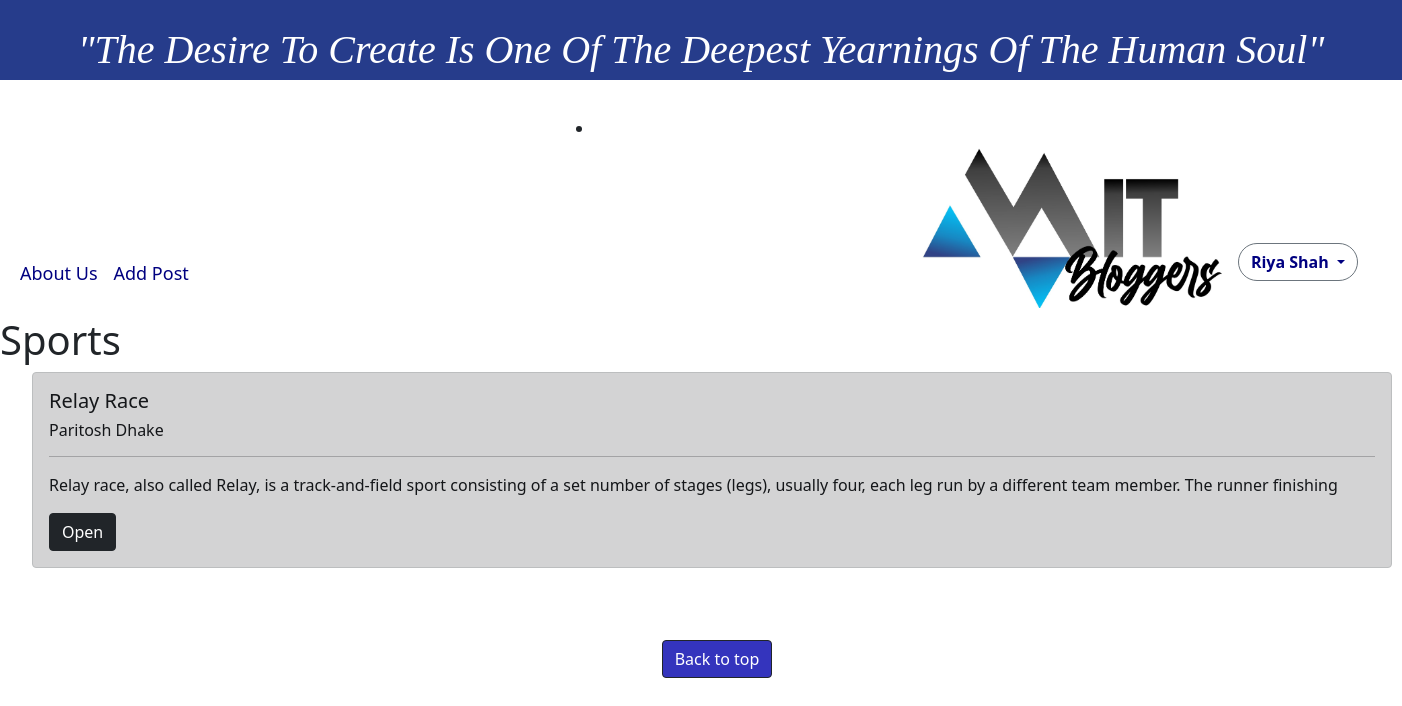
/category/Sports/ (signed in), run on the app's committed database.
### home/models.py (models this page shows, shortened)
class Category(models.Model):
    name = models.CharField(max_length=225)

class Post(models.Model):
    title = models.CharField(max_length=225)
    author = models.ForeignKey(User,on_delete=models.CASCADE)
    category = models.ForeignKey(Category, on_delete=models.SET_NULL,null = True)
    body = FroalaField(blank=True, null=True)
    post_date = models.DateField(auto_now_add=True)
    likes = models.ManyToManyField(User, related_name='blog_posts')
    header_image = models.ImageField(null = True, blank = True, upload_to = "images/")

### home/views.py (the view)
# urls.py: path('category/<str:cats>/',CategoryView,name = 'category'),
def CategoryView(request,cats):
    category = Category.objects.filter(name = cats).first()
    if(category):
        post = category.post_set.all()
        return render(request,'categories.html',{'cats':cats ,'category_posts' : post })
    return HttpResponse('Invalid Tag')

### templates/categories.html (shortened to what this page needs)
{% extends 'base.html' %} {% block body %}
<h1>{{cats}}</h1>
<ul>
    {% for post in category_posts %}
    <div class="card alert-dark" id="card">
        <div class="card-body">
            <h5 class="card-title">{{post.title}} <br>
                <h6> {{post.author.first_name}} {{post.author.last_name}}</h6>
            </h5>
            <hr>
            <p class="card-text">{{post.body|slice:'182'|safe}}</p>
            <a href="{% url 'detail' post.pk %}" class="btn btn-dark">Open</a>
        </div>
    </div>
    <br> {% endfor%}
    <br><br>
    <center>
        <p class="btn btn-dark" style="background-color: rgb(52, 52, 189);">
            <a style="color: white; text-decoration: none;" href="#">Back to top</a>
        </p>
    </center>
    {% endblock body %}

### templates/base.html (shortened to what this page needs)
<!DOCTYPE html>
<html lang="en">
<head>
    {% load static %}
    <link rel="stylesheet" href="{% static 'landingpage.css'%}">
    <link href="https://cdn.jsdelivr.net/npm/bootstrap@5.0.0-beta3/dist/css/bootstrap.min.css" rel="stylesheet" />
</head>
<body id="body">
    <div style="background-color: white; padding-bottom:20px; margin: 0px">
        <center>
            <p class="quote" style="color: white;
        text-transform: capitalize;
        font-size: 40px;
        font-style: italic;
        background: #263c8b;
        padding-top: 20px;
        ">"The desire to create is one of the deepest yearnings of the human soul"</p>
        </center>
    </div>
    {% if user.is_authenticated%}
    <nav class="navbar navbar-expand-lg " style="background-color: white; margin:0; padding: 0;">
        <div class="container-fluid">
            <div class="collapse navbar-collapse" id="navbarSupportedContent">
                <ul class="navbar-nav me-auto mb-2 mb-lg-0">
                    <li class="nav-item">
                        <a class="nav-link active" aria-current="page" href="{% url 'aboutus' %}" style="color: navy; padding-top: 132%; font-size: 18px;">About Us</a>
                    </li>
                    <li class="nav-item">
                        <a class="nav-link active" aria-current="page" href="{% url 'addpost' %}" style="color: navy; padding-top: 135%; font-size: 18px;">Add Post</a>
                    </li>
                        </ul>
                    <li class="nav-item">
                        <a class="nav-link active" aria-current="page" href="#"><img src="/static/logo.jpg" alt="Logo" style="width: 300px; height: 160px; border-radius: 10px; margin-left: 330px;"></a>
                    </li>
            </div>
            <div class="dropdown">
                <button class="btn btn-secondary dropdown-toggle" type="button" id="dropdownMenuButton1" data-bs-toggle="dropdown" aria-expanded="false" style="background-color: white; border-radius: 20px; color: navy; font-weight: bold; margin-right: 32px; margin-top: 60%;">
            {{user.first_name}} {{user.last_name}}
          </button>
            </div>
        </div>
    </nav>
    {% block body%} {% endblock body %}
    {% endif %}
</body>
</html>

### static/landingpage.css (style rules this page uses)
.quote { font-family: Century gothic; }

### templates/base.html (style rules this page uses)
#body { background-image: url('https://i.pinimg.com/736x/fb/05/88/fb0588a699bdea0ca993d4b53189fa9d.jpg'); background-repeat: no-repeat; background-attachment: fixed; background-size: 1900px 800px; }

### templates/categories.html (style rules this page uses)
#card { width: 85rem; }

### data on the page
Category: name "Sports"
Post: title "Relay Race", author.first_name "Paritosh", author.last_name "Dhake", body "Relay race, also called Relay, is a track-and-field sport consisting of a set number of stages (legs), usually four, each leg run by a different team member. The runner finishing"

### other printed values
{{ user.first_name }} "Riya"
{{ user.last_name }} "Shah"
